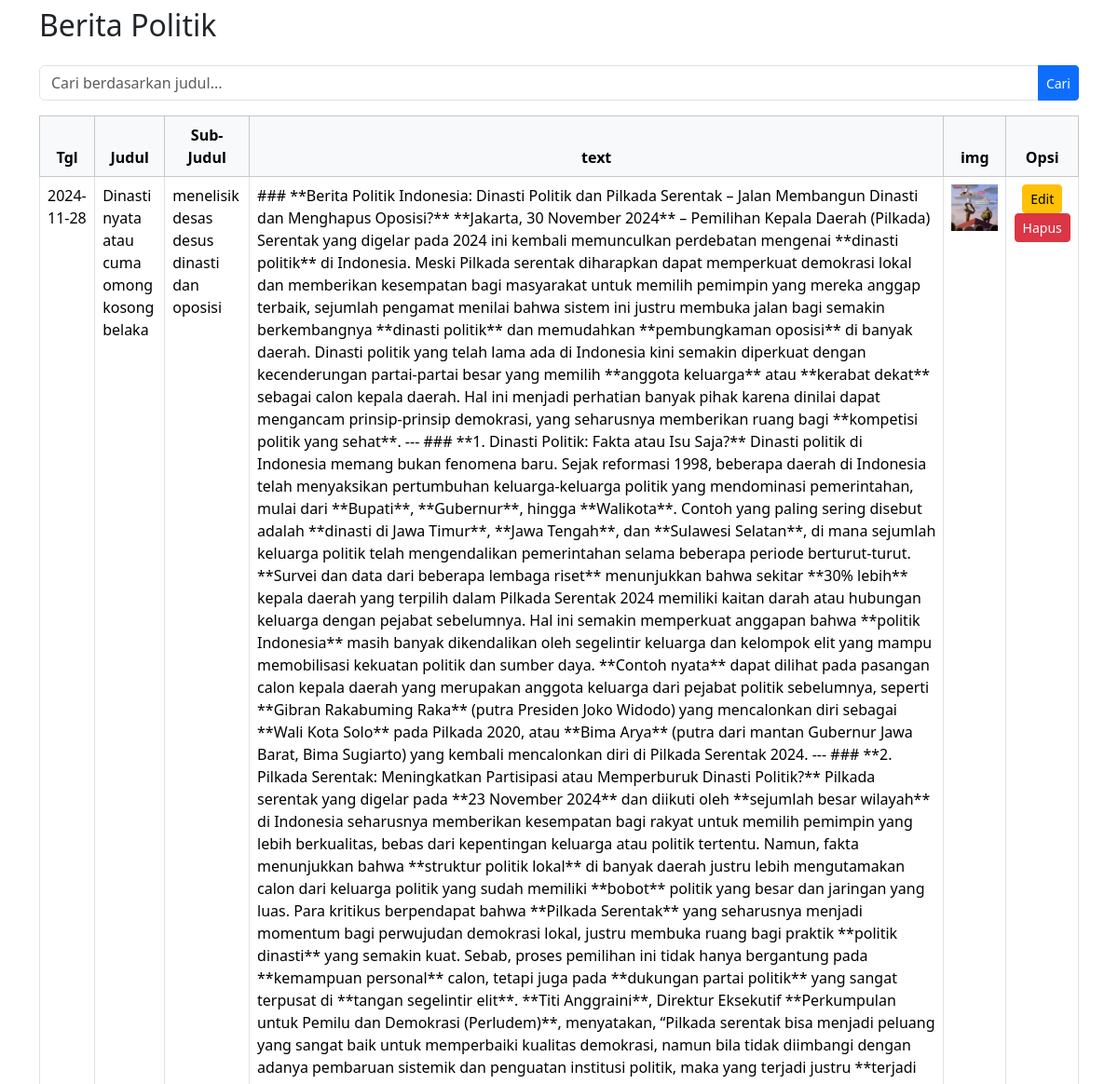
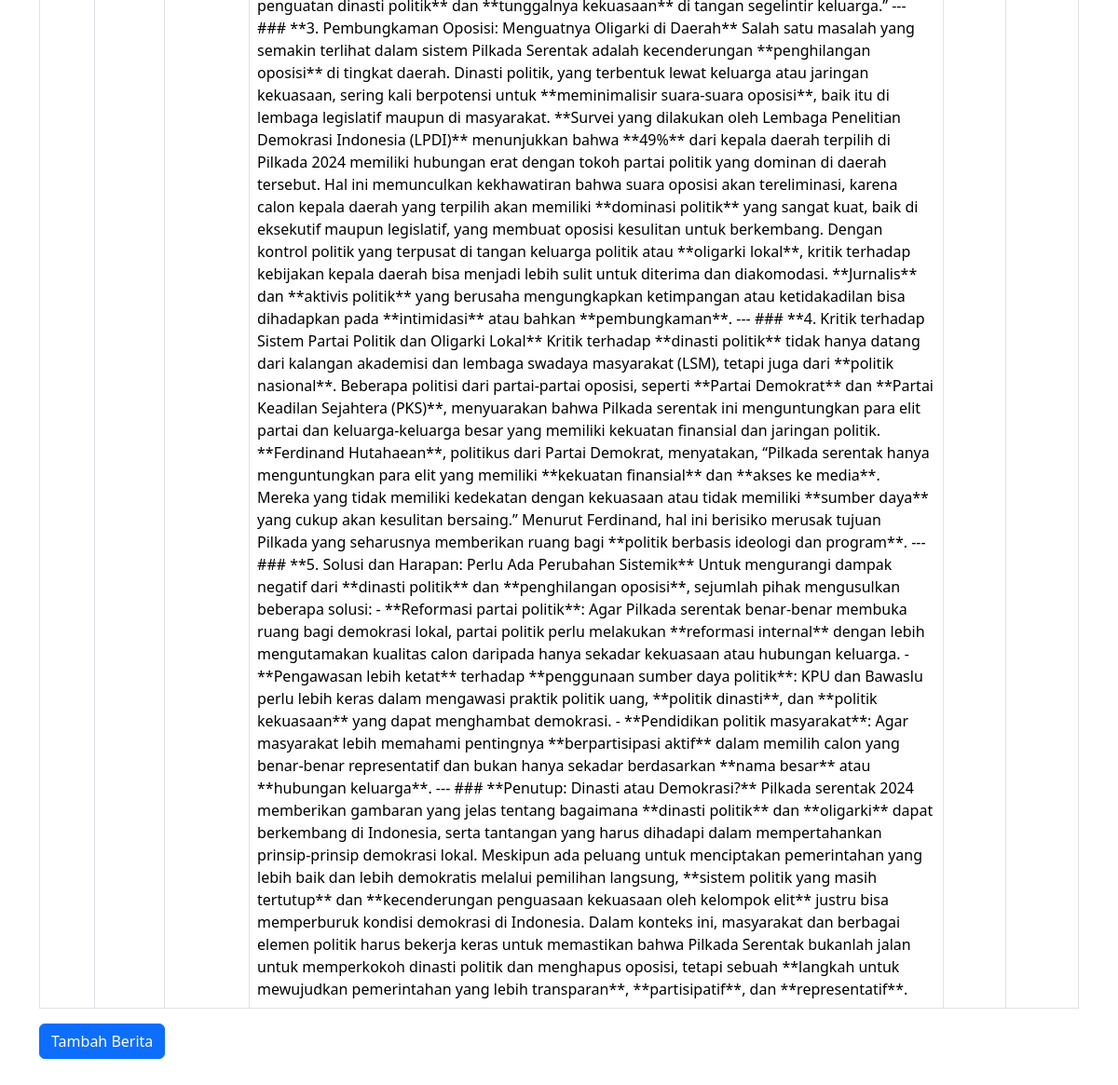
Page /admin/politik/berita.php on the committed database (2 pictures, top to bottom).
### tables this page shows
CREATE TABLE `politik` (
  `id` int NOT NULL,
  `tgl` date NOT NULL,
  `judul` varchar(255) NOT NULL,
  `subjudul` varchar(255) NOT NULL DEFAULT '',
  `img` varchar(255) NOT NULL,
  `text` longtext NOT NULL,
  `jenis` varchar(50) NOT NULL
);

### admin/politik/berita.php (the view, shortened to what this page needs)
<!DOCTYPE html>
<html lang="en">
<head>
    <link rel="stylesheet" href="../../bootstrap/css/bootstrap.min.css">
    <link rel="stylesheet" href="https://cdnjs.cloudflare.com/ajax/libs/font-awesome/6.6.0/css/all.min.css"
 />
    <link href="https://fonts.cdnfonts.com/css/nirvana" rel="stylesheet">
</head>
<body>
    <div class="container mt-2">
        <h2 class="mb-4">Berita Politik</h2>
        <form class="search-form mb-3" method="POST" action="">
            <div class="input-group">
                <input type="text" class="form-control" name="pencarian" placeholder="Cari berdasarkan judul..." aria-label="Search">
                <button class="btn btn-primary btn-sm" type="submit" name="btncari">Cari</button>
            </div>
        </form>
        <div class="table-responsive">
            <table class="table table-bordered">
                <thead class="table-light text-center">
                    <tr>
                        <th scope="col">Tgl</th>
                        <th scope="col">Judul</th>
                        <th scope="col">Sub-Judul</th>
                        <th scope="col">text</th>
                        <th scope="col">img</th>
                        <th scope="col">Opsi</th>
                    </tr>
                </thead>
                <tbody>
                    <?php
                    include 'koneksi.php';
                    if (isset($_POST['btncari']) && !empty($_POST['pencarian'])) {
                        $pencarian = $_POST['pencarian'];
                        $sql = mysqli_query($koneksi, "SELECT * FROM politik WHERE judul LIKE '%" . mysqli_real_escape_string($koneksi, $pencarian) . "%'");
                    } else {
                        $sql = mysqli_query($koneksi, "SELECT * FROM politik");
                    }
                    while ($data = mysqli_fetch_array($sql)) {
                    ?>
                        <tr>
                            <td><?php echo htmlspecialchars($data['tgl']); ?></td>
                            <td><?php echo htmlspecialchars($data['judul']); ?></td>
                            <td><?php echo htmlspecialchars($data['subjudul']); ?></td>
                            <td><?php echo htmlspecialchars($data['text']); ?></td>
                            <td><img src="politik/<?php echo htmlspecialchars($data['img']); ?>" alt="Image" width="50"></td>
                            <td class="text-center">
                                <a href="politik/berita_edit.php?id=<?php echo $data['id']; ?>" class="btn btn-warning btn-sm">Edit</a>
                                <a href="politik/berita_hapus.php?id=<?php echo $data['id']; ?>" class="btn btn-danger btn-sm" onclick="return confirm('Yakin akan menghapus data?');">Hapus</a>
                            </td>
                        </tr>
                    <?php
                    }
                    ?>
                </tbody>
            </table>
        </div>
        <a href="politik/berita_tambah.php" class="btn btn-primary" role="button">Tambah Berita</a>
    </div>
</body>
</html>

### admin/politik/berita.php (style rules this page uses)
.container { padding-bottom: 35px; }

### rows in the picture
politik: tgl "2024-11-28", judul "Dinasti nyata atau cuma omong kosong belaka", subjudul "menelisik desas desus dinasti dan oposisi", text "### **Berita Politik Indonesia: Dinasti Politik dan Pilkada Serentak – Jalan Membangun Dinasti dan Menghapus Oposisi?** **Jakarta, 30 November 2024** – Pemilihan Kepala Daerah (Pilkada) Serentak yang digelar pada 2024 ini kembali memunculkan perdebatan mengenai **dinasti politik** di Indonesia. Meski Pilkada serentak diharapkan dapat memperkuat demokrasi lokal dan memberikan kesempatan bagi masyarakat untuk memilih pemimpin yang mereka anggap terbaik, sejumlah pengamat menilai bahwa sistem ini justru membuka jalan bagi semakin berkembangnya **dinasti politik** dan memudahkan **pembungkaman oposisi** di banyak daerah. Dinasti politik yang telah lama ada di Indonesia kini semakin diperkuat…", img (picture)
